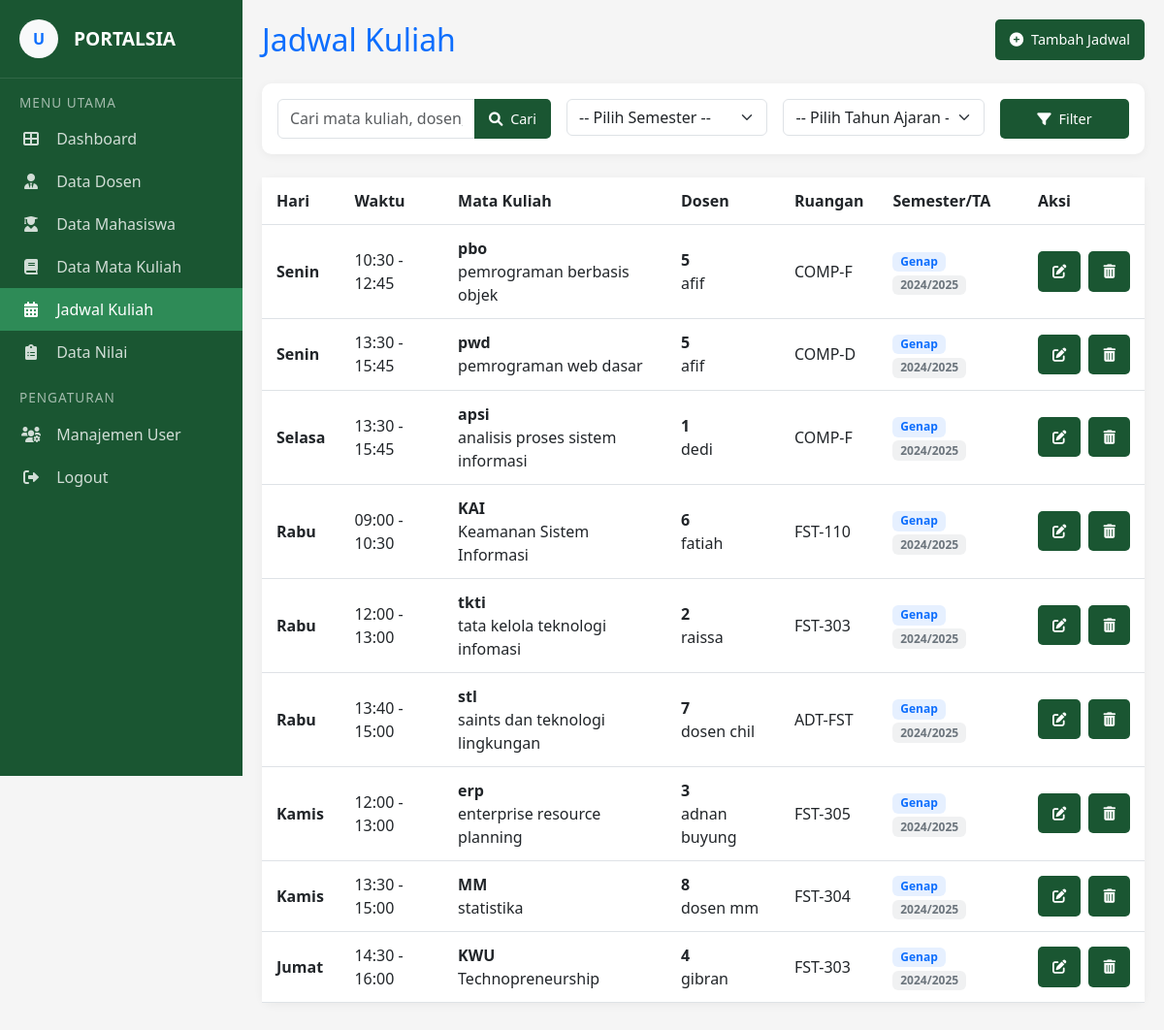
Page /views/admin/pages/jadwalkuliah.php (signed in) on the committed database.
### tables this page shows
CREATE TABLE `jadwal_kuliah` (
  `id` int(11) NOT NULL,
  `hari` enum('Senin','Selasa','Rabu','Kamis','Jumat','Sabtu') NOT NULL,
  `waktu_mulai` time NOT NULL,
  `waktu_selesai` time NOT NULL,
  `kode_matkul` varchar(20) NOT NULL,
  `ruangan` varchar(20) DEFAULT NULL,
  `dosen_nip` varchar(20) NOT NULL,
  `semester` enum('Ganjil','Genap') NOT NULL,
  `tahun_ajaran` varchar(9) NOT NULL
);

CREATE TABLE `mata_kuliah` (
  `kode_matkul` varchar(20) NOT NULL,
  `nama_matkul` varchar(100) NOT NULL,
  `sks` tinyint(4) NOT NULL,
  `semester` tinyint(4) NOT NULL,
  `prodi` varchar(10) NOT NULL
);

CREATE TABLE `dosen` (
  `nip` varchar(20) NOT NULL,
  `nama` varchar(100) NOT NULL,
  `bidang_keahlian` varchar(100) DEFAULT NULL,
  `pangkat` varchar(50) DEFAULT NULL,
  `alamat` text DEFAULT NULL,
  `nohp` varchar(15) DEFAULT NULL,
  `email` varchar(100) DEFAULT NULL,
  `prodi` varchar(10) DEFAULT NULL,
  `user_id` int(11) DEFAULT NULL
);

### views/admin/pages/jadwalkuliah.php (the view, shortened to what this page needs)
<?php
require_once __DIR__.'/../../../include/config.php';
$page = isset($_GET['page']) ? (int)$_GET['page'] : 1;
$per_page = 10;
$offset = ($page - 1) * $per_page;
$search = isset($_GET['search']) ? clean_input($_GET['search']) : '';
$params = [];
$param_types = '';
$where_clause = '';
$sql = "SELECT jk.*, mk.nama_matkul, d.nama as nama_dosen
        FROM jadwal_kuliah jk
        LEFT JOIN mata_kuliah mk ON jk.kode_matkul = mk.kode_matkul
        LEFT JOIN dosen d ON jk.dosen_nip = d.nip
        $where_clause
        ORDER BY jk.hari ASC, jk.waktu_mulai ASC
        LIMIT ?, ?";
$stmt = $conn->prepare($sql);
$params[] = $offset;
$params[] = $per_page;
$param_types .= 'ii';
if (!empty($params)) {
    $stmt->bind_param($param_types, ...$params);
}
$stmt->execute();
$result = $stmt->get_result();
?>
<!DOCTYPE html>
<html lang="id">
<head>
    <link href="https://cdn.jsdelivr.net/npm/bootstrap@5.3.0/dist/css/bootstrap.min.css" rel="stylesheet">
    <link rel="stylesheet" href="https://cdn.jsdelivr.net/npm/bootstrap-icons@1.10.0/font/bootstrap-icons.css">
    <link rel="stylesheet" href="https://cdnjs.cloudflare.com/ajax/libs/font-awesome/6.0.0-beta3/css/all.min.css">
    <link rel="stylesheet" href="../../../css/admin.css">
    </head>
<body>
    <div class="sidebar">
    <div class="sidebar-header d-flex align-items-center">
        <div class="bg-light text-primary rounded-circle d-flex align-items-center justify-content-center me-3" style="width: 40px; height: 40px;">
            <span class="fw-bold">U</span>
        </div>
        <span class="sidebar-brand">PORTALSIA</span>
    </div>
    <div class="menu-category">MENU UTAMA</div>
    <div class="menu">
        <a href="dashboard.php" class="menu-item <?php echo basename($_SERVER['PHP_SELF']) == 'dashboard.php' ? 'active' : ''; ?>">
            <i class="fas fa-th-large"></i>
            <span>Dashboard</span>
        </a>
        <a href="datadosen.php" class="menu-item <?php echo basename($_SERVER['PHP_SELF']) == 'datadosen.php' ? 'active' : ''; ?>">
            <i class="fas fa-user-tie"></i>
            <span>Data Dosen</span>
        </a>
        <a href="datamahasiswa.php" class="menu-item <?php echo basename($_SERVER['PHP_SELF']) == 'datamahasiswa.php' ? 'active' : ''; ?>">
            <i class="fas fa-user-graduate"></i>
            <span>Data Mahasiswa</span>
        </a>
        <a href="datamatakuliah.php" class="menu-item <?php echo basename($_SERVER['PHP_SELF']) == 'datamatakuliah.php' ? 'active' : ''; ?>">
            <i class="fas fa-book"></i>
            <span>Data Mata Kuliah</span>
        </a>
        <a href="jadwalkuliah.php" class="menu-item <?php echo basename($_SERVER['PHP_SELF']) == 'jadwalkuliah.php' ? 'active' : ''; ?>">
            <i class="fas fa-calendar-alt"></i>
            <span>Jadwal Kuliah</span>
        </a>
        <a href="datanilai.php" class="menu-item <?php echo basename($_SERVER['PHP_SELF']) == 'datanilai.php' ? 'active' : ''; ?>">
            <i class="fas fa-clipboard-list"></i>
            <span>Data Nilai</span>
        </a>
    </div>
    <div class="menu-category">PENGATURAN</div>
    <div class="menu">
        <a href="manajemenuser.php" class="menu-item <?php echo basename($_SERVER['PHP_SELF']) == 'manajemenuser.php' ? 'active' : ''; ?>">
            <i class="fas fa-users-cog"></i>
            <span>Manajemen User</span>
        </a>
        <a href="logout.php" class="menu-item">
            <i class="fas fa-sign-out-alt"></i>
            <span>Logout</span>
        </a>
    </div>
</div>
        <main class="main-content">
            <div class="d-flex justify-content-between align-items-center mb-4">
                <h2 class="mb-0 text-primary">Jadwal Kuliah</h2>
                <button class="btn btn-primary" data-bs-toggle="modal" data-bs-target="#tambahModal">
                    <i class="fas fa-plus-circle me-2"></i>Tambah Jadwal
                </button>
            </div>
            <div class="card mb-4">
                <div class="card-body">
                    <form method="GET" class="row g-3">
                        <div class="col-md-4">
                            <div class="input-group">
                                <input type="text" class="form-control" name="search" placeholder="Cari mata kuliah, dosen, ruangan..." value="<?php echo htmlspecialchars($search); ?>">
                                <button class="btn btn-primary" type="submit">
                                    <i class="fas fa-search me-1"></i> Cari
                                </button>
                            </div>
                        </div>
                        <div class="col-md-3">
                            <select class="form-select" name="semester">
                                <option value="">-- Pilih Semester --</option>
                            </select>
                        </div>
                        <div class="col-md-3">
                            <select class="form-select" name="tahun_ajaran">
                                <option value="">-- Pilih Tahun Ajaran --</option>
                            </select>
                        </div>
                        <div class="col-md-2">
                            <div class="d-grid">
                                <button type="submit" class="btn btn-primary">
                                    <i class="fas fa-filter me-1"></i> Filter
                                </button>
                            </div>
                        </div>
                    </form>
                </div>
            </div>
            <div class="card mb-4">
                <div class="card-body p-0">
                    <div class="table-responsive">
                        <table class="table table-hover mb-0">
                            <thead>
                                <tr>
                                    <th>Hari</th>
                                    <th>Waktu</th>
                                    <th>Mata Kuliah</th>
                                    <th>Dosen</th>
                                    <th>Ruangan</th>
                                    <th>Semester/TA</th>
                                    <th>Aksi</th>
                                </tr>
                            </thead>
                            <tbody>
                                <?php if ($result->num_rows > 0): ?>
                                    <?php while($row = $result->fetch_assoc()): ?>
                                    <tr>
                                        <td class="fw-bold"><?php echo htmlspecialchars($row['hari']); ?></td>
                                        <td>
                                            <?php
                                                $waktu_mulai = date("H:i", strtotime($row['waktu_mulai']));
                                                $waktu_selesai = date("H:i", strtotime($row['waktu_selesai']));
                                                echo $waktu_mulai . ' - ' . $waktu_selesai;
                                            ?>
                                        </td>
                                        <td>
                                            <div class="fw-bold"><?php echo htmlspecialchars($row['kode_matkul']); ?></div>
                                            <?php echo htmlspecialchars($row['nama_matkul']); ?>
                                        </td>
                                        <td>
                                            <div class="fw-bold"><?php echo htmlspecialchars($row['dosen_nip']); ?></div>
                                            <?php echo htmlspecialchars($row['nama_dosen']); ?>
                                        </td>
                                        <td><?php echo htmlspecialchars($row['ruangan']); ?></td>
                                        <td>
                                            <span class="badge bg-primary bg-opacity-10 text-primary badge-custom">
                                                <?php echo htmlspecialchars($row['semester']); ?>
                                            </span>
                                            <span class="badge bg-secondary bg-opacity-10 text-secondary badge-custom">
                                                <?php echo htmlspecialchars($row['tahun_ajaran']); ?>
                                            </span>
                                        </td>
                                        <td>
                                            <div class="d-flex">
                                                <button class="btn btn-sm btn-outline-primary me-2 edit-btn"
                                                        data-id="<?php echo $row['id']; ?>"
                                                        data-hari="<?php echo htmlspecialchars($row['hari']); ?>"
                                                        data-waktu-mulai="<?php echo htmlspecialchars($row['waktu_mulai']); ?>"
                                                        data-waktu-selesai="<?php echo htmlspecialchars($row['waktu_selesai']); ?>"
                                                        data-kode-matkul="<?php echo htmlspecialchars($row['kode_matkul']); ?>"
                                                        data-ruangan="<?php echo htmlspecialchars($row['ruangan']); ?>"
                                                        data-dosen-nip="<?php echo htmlspecialchars($row['dosen_nip']); ?>"
                                                        data-semester="<?php echo htmlspecialchars($row['semester']); ?>"
                                                        data-tahun-ajaran="<?php echo htmlspecialchars($row['tahun_ajaran']); ?>">
                                                    <i class="fas fa-edit"></i>
                                                </button>
                                                <a href="?delete_id=<?php echo $row['id']; ?>"
                                                   class="btn btn-sm btn-outline-danger"
                                                   onclick="return confirm('Apakah Anda yakin ingin menghapus jadwal ini?')">
                                                    <i class="fas fa-trash-alt"></i>
                                                </a>
                                            </div>
                                        </td>
                                    </tr>
                                    <?php endwhile; ?>
                                <?php endif; ?>
                            </tbody>
                        </table>
                    </div>
                </div>
            </div>
        </main>
</body>
</html>

### css/admin.css (style rules this page uses)
:root { --primary: #1a5632; --primary-light: #2e8b57; --primary-dark: #0d2818; --secondary: #6c757d; --light: #f8f9fa; --dark: #212529; }
body { background-color: #f5f5f5; font-family: 'Segoe UI', Tahoma, Geneva, Verdana, sans-serif; }
.sidebar { width: 250px; background-color: var(--primary); color: white; min-height: 100vh; position: fixed; transition: all 0.3s; }
.sidebar-header { padding: 20px; border-bottom: 1px solid rgba(255,255,255,0.1); }
.sidebar-brand { font-weight: 600; font-size: 1.2rem; }
.menu-category { padding: 15px 20px 5px; color: rgba(255,255,255,0.6); font-size: 0.85rem; text-transform: uppercase; letter-spacing: 1px; font-weight: 500; }
.menu { padding: 0; }
.menu-item { padding: 10px 20px; color: rgba(255,255,255,0.8); transition: all 0.3s; display: block; text-decoration: none; }
.menu-item:hover, .menu-item.active { background-color: var(--primary-light); color: white; text-decoration: none; }
.menu-item i { width: 24px; text-align: center; margin-right: 10px; }
.main-content { margin-left: 250px; padding: 20px; transition: all 0.3s; }
.btn { background-color: var(--primary); color: white; border: none; padding: 10px 15px; border-radius: 5px; font-size: 0.9rem; transition: all 0.3s; }
.btn-primary { background-color: var(--primary); border-color: var(--primary); }
.card { border: none; border-radius: 10px; box-shadow: 0 2px 10px rgba(0,0,0,0.05); margin-bottom: 20px; }
.table thead { background-color: var(--primary); color: white; }
.table th { padding: 12px 15px; }
.table td { vertical-align: middle; padding: 12px 15px; }

### rows in the picture
jadwal_kuliah: hari "Senin", waktu_mulai "10:30", waktu_selesai "12:45", kode_matkul "pbo", kode_matkul.nama_matkul "pemrograman berbasis objek", dosen_nip "5", dosen_nip.nama "afif", ruangan "COMP-F", semester "Genap", tahun_ajaran "2024/2025"
jadwal_kuliah: hari "Senin", waktu_mulai "13:30", waktu_selesai "15:45", kode_matkul "pwd", kode_matkul.nama_matkul "pemrograman web dasar", dosen_nip "5", dosen_nip.nama "afif", ruangan "COMP-D", semester "Genap", tahun_ajaran "2024/2025"
jadwal_kuliah: hari "Selasa", waktu_mulai "13:30", waktu_selesai "15:45", kode_matkul "apsi", kode_matkul.nama_matkul "analisis proses sistem informasi", dosen_nip "1", dosen_nip.nama "dedi", ruangan "COMP-F", semester "Genap", tahun_ajaran "2024/2025"
jadwal_kuliah: hari "Rabu", waktu_mulai "09:00", waktu_selesai "10:30", kode_matkul "KAI", kode_matkul.nama_matkul "Keamanan Sistem Informasi", dosen_nip "6", dosen_nip.nama "fatiah", ruangan "FST-110", semester "Genap", tahun_ajaran "2024/2025"
jadwal_kuliah: hari "Rabu", waktu_mulai "12:00", waktu_selesai "13:00", kode_matkul "tkti", kode_matkul.nama_matkul "tata kelola teknologi infomasi", dosen_nip "2", dosen_nip.nama "raissa", ruangan "FST-303", semester "Genap", tahun_ajaran "2024/2025"
jadwal_kuliah: hari "Rabu", waktu_mulai "13:40", waktu_selesai "15:00", kode_matkul "stl", kode_matkul.nama_matkul "saints dan teknologi lingkungan", dosen_nip "7", dosen_nip.nama "dosen chil", ruangan "ADT-FST", semester "Genap", tahun_ajaran "2024/2025"
jadwal_kuliah: hari "Kamis", waktu_mulai "12:00", waktu_selesai "13:00", kode_matkul "erp", kode_matkul.nama_matkul "enterprise resource planning", dosen_nip "3", dosen_nip.nama "adnan buyung", ruangan "FST-305", semester "Genap", tahun_ajaran "2024/2025"
jadwal_kuliah: hari "Kamis", waktu_mulai "13:30", waktu_selesai "15:00", kode_matkul "MM", kode_matkul.nama_matkul "statistika", dosen_nip "8", dosen_nip.nama "dosen mm", ruangan "FST-304", semester "Genap", tahun_ajaran "2024/2025"
jadwal_kuliah: hari "Jumat", waktu_mulai "14:30", waktu_selesai "16:00", kode_matkul "KWU", kode_matkul.nama_matkul "Technopreneurship", dosen_nip "4", dosen_nip.nama "gibran", ruangan "FST-303", semester "Genap", tahun_ajaran "2024/2025"
